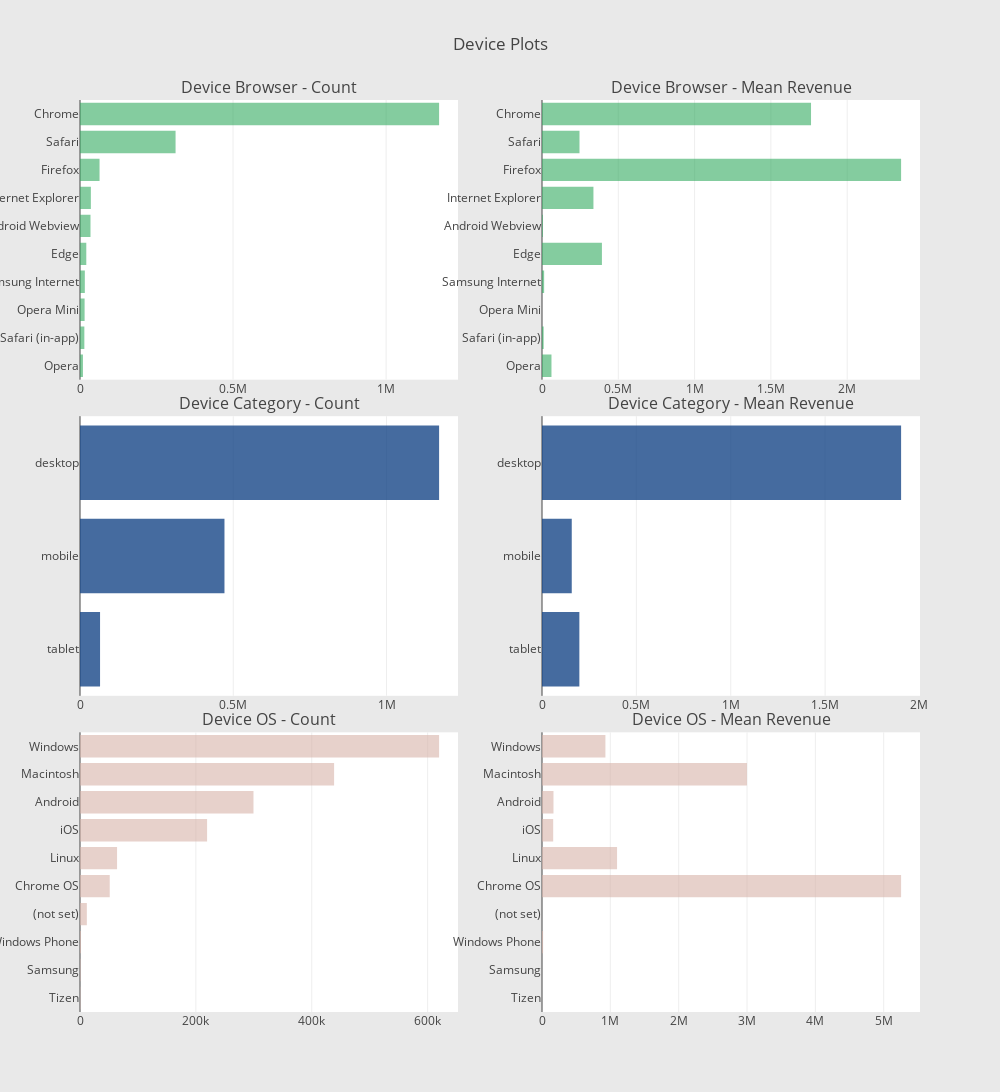

The notebook cell this image was saved under:
### Code cell
import datetime
import plotly.offline as py
import plotly.graph_objs as go
from plotly import tools
from plotly.offline import plot, iplot, init_notebook_mode
init_notebook_mode(connected=True)
def horizontal_bar_chart(cnt_srs, color):
    trace = go.Bar(
        y=cnt_srs.index[::-1],
        x=cnt_srs.values[::-1],
        showlegend=False,
        orientation = 'h',
        marker=dict(
            color=color,
        ),
    )
    return trace

# Device Browser
cnt_srs = df.groupby('device.browser')['totals.transactionRevenue'].agg(['size', 'mean'])
cnt_srs.columns = ["count", "mean"]
cnt_srs = cnt_srs.sort_values(by="count", ascending=False)
trace1 = horizontal_bar_chart(cnt_srs["count"].head(10), 'rgba(50, 171, 96, 0.6)')
trace2 = horizontal_bar_chart(cnt_srs["mean"].head(10), 'rgba(50, 171, 96, 0.6)')

# Device Category
cnt_srs = df.groupby('device.deviceCategory')['totals.transactionRevenue'].agg(['size', 'mean'])
cnt_srs.columns = ["count", "mean"]
cnt_srs = cnt_srs.sort_values(by="count", ascending=False)
trace3 = horizontal_bar_chart(cnt_srs["count"].head(10), 'rgba(23, 70, 136, 0.8)')
trace4 = horizontal_bar_chart(cnt_srs["mean"].head(10), 'rgba(23, 70, 136, 0.8)')

# Operating system
cnt_srs = df.groupby('device.operatingSystem')['totals.transactionRevenue'].agg(['size', 'mean'])
cnt_srs.columns = ["count", "mean"]
cnt_srs = cnt_srs.sort_values(by="count", ascending=False)
trace5 = horizontal_bar_chart(cnt_srs["count"].head(10), 'rgba(216, 178, 169, 0.6)')
trace6 = horizontal_bar_chart(cnt_srs["mean"].head(10),'rgba(216, 178, 169, 0.6)')

# Creating two subplots
fig = tools.make_subplots(rows=3, cols=2, vertical_spacing=0.04, 
                          subplot_titles=["Device Browser - Count", "Device Browser - Mean Revenue",
                                          "Device Category - Count", "Device Category - Mean Revenue", 
                                          "Device OS - Count", "Device OS - Mean Revenue"])

fig.append_trace(trace1, 1, 1)
fig.append_trace(trace2, 1, 2)
fig.append_trace(trace3, 2, 1)
fig.append_trace(trace4, 2, 2)
fig.append_trace(trace5, 3, 1)
fig.append_trace(trace6, 3, 2)

fig['layout'].update(height=1200, width=1000, paper_bgcolor='rgb(233,233,233)', title="Device Plots")
py.iplot(fig, filename='device-plots')

### Figure 1 — Plotly figure (JSON) as saved in the notebook; plotly's stock layout.template omitted (floating-point values rounded to 4 significant figures)
{"data": [{"marker": {"color": "rgba(50, 171, 96, 0.6)"}, "orientation": "h", "showlegend": false, "type": "bar", "uid": "5722d3bd-2ad4-457d-a27b-d005edaf8968", "x": [9585, 14207, 15018, 15792, 20543, 34266, 35474, 63845, 312165, 1173056], "xaxis": "x", "y": ["Opera", "Safari (in-app)", "Opera Mini", "Samsung Internet", "Edge", "Android Webview", "Internet Explorer", "Firefox", "Safari", "Chrome"], "yaxis": "y"}, {"marker": {"color": "rgba(50, 171, 96, 0.6)"}, "orientation": "h", "showlegend": false, "type": "bar", "uid": "4042abaa-95d0-469c-9bfd-227306f04664", "x": [62050.0, 10820.0, 0, 13980.0, 392700.0, 5431.0, 337100.0, 2353000.0, 245700.0, 1763000.0], "xaxis": "x2", "y": ["Opera", "Safari (in-app)", "Opera Mini", "Samsung Internet", "Edge", "Android Webview", "Internet Explorer", "Firefox", "Safari", "Chrome"], "yaxis": "y2"}, {"marker": {"color": "rgba(23, 70, 136, 0.8)"}, "orientation": "h", "showlegend": false, "type": "bar", "uid": "a9655bb3-92d9-41af-9bc2-5e68ce89cfcb", "x": [65422, 471336, 1171579], "xaxis": "x3", "y": ["tablet", "mobile", "desktop"], "yaxis": "y3"}, {"marker": {"color": "rgba(23, 70, 136, 0.8)"}, "orientation": "h", "showlegend": false, "type": "bar", "uid": "de03229a-b05a-4062-a9b8-2f5efe920974", "x": [197900.0, 157600.0, 1903000.0], "xaxis": "x4", "y": ["tablet", "mobile", "desktop"], "yaxis": "y4"}, {"marker": {"color": "rgba(216, 178, 169, 0.6)"}, "orientation": "h", "showlegend": false, "type": "bar", "uid": "8bffac36-1602-4334-8bd7-38958d1d4c9c", "x": [709, 911, 1675, 11815, 51318, 63971, 219334, 299386, 438514, 619720], "xaxis": "x5", "y": ["Tizen", "Samsung", "Windows Phone", "(not set)", "Chrome OS", "Linux", "iOS", "Android", "Macintosh", "Windows"], "yaxis": "y5"}, {"marker": {"color": "rgba(216, 178, 169, 0.6)"}, "orientation": "h", "showlegend": false, "type": "bar", "uid": "139a30d2-50e0-4e4a-847a-215ee0b3c7c3", "x": [0, 0, 15760.0, 0, 5255000.0, 1098000.0, 163600.0, 167800.0, 2999000.0, 927900.0], "xaxis": "x6", "y": ["Tizen", "Samsung", "Windows Phone", "(not set)", "Chrome OS", "Linux", "iOS", "Android", "Macintosh", "Windows"], "yaxis": "y6"}], "layout": {"annotations": [{"font": {"size": 16}, "showarrow": false, "text": "Device Browser - Count", "x": 0.225, "xanchor": "center", "xref": "paper", "y": 1, "yanchor": "bottom", "yref": "paper"}, {"font": {"size": 16}, "showarrow": false, "text": "Device Browser - Mean Revenue", "x": 0.775, "xanchor": "center", "xref": "paper", "y": 1, "yanchor": "bottom", "yref": "paper"}, {"font": {"size": 16}, "showarrow": false, "text": "Device Category - Count", "x": 0.225, "xanchor": "center", "xref": "paper", "y": 0.6533, "yanchor": "bottom", "yref": "paper"}, {"font": {"size": 16}, "showarrow": false, "text": "Device Category - Mean Revenue", "x": 0.775, "xanchor": "center", "xref": "paper", "y": 0.6533, "yanchor": "bottom", "yref": "paper"}, {"font": {"size": 16}, "showarrow": false, "text": "Device OS - Count", "x": 0.225, "xanchor": "center", "xref": "paper", "y": 0.3067, "yanchor": "bottom", "yref": "paper"}, {"font": {"size": 16}, "showarrow": false, "text": "Device OS - Mean Revenue", "x": 0.775, "xanchor": "center", "xref": "paper", "y": 0.3067, "yanchor": "bottom", "yref": "paper"}], "height": 1200, "paper_bgcolor": "rgb(233,233,233)", "title": "Device Plots", "width": 1000, "xaxis": {"anchor": "y", "domain": [0, 0.45]}, "xaxis2": {"anchor": "y2", "domain": [0.55, 1]}, "xaxis3": {"anchor": "y3", "domain": [0, 0.45]}, "xaxis4": {"anchor": "y4", "domain": [0.55, 1]}, "xaxis5": {"anchor": "y5", "domain": [0, 0.45]}, "xaxis6": {"anchor": "y6", "domain": [0.55, 1]}, "yaxis": {"anchor": "x", "domain": [0.6933, 1]}, "yaxis2": {"anchor": "x2", "domain": [0.6933, 1]}, "yaxis3": {"anchor": "x3", "domain": [0.3467, 0.6533]}, "yaxis4": {"anchor": "x4", "domain": [0.3467, 0.6533]}, "yaxis5": {"anchor": "x5", "domain": [0, 0.3067]}, "yaxis6": {"anchor": "x6", "domain": [0, 0.3067]}}}
